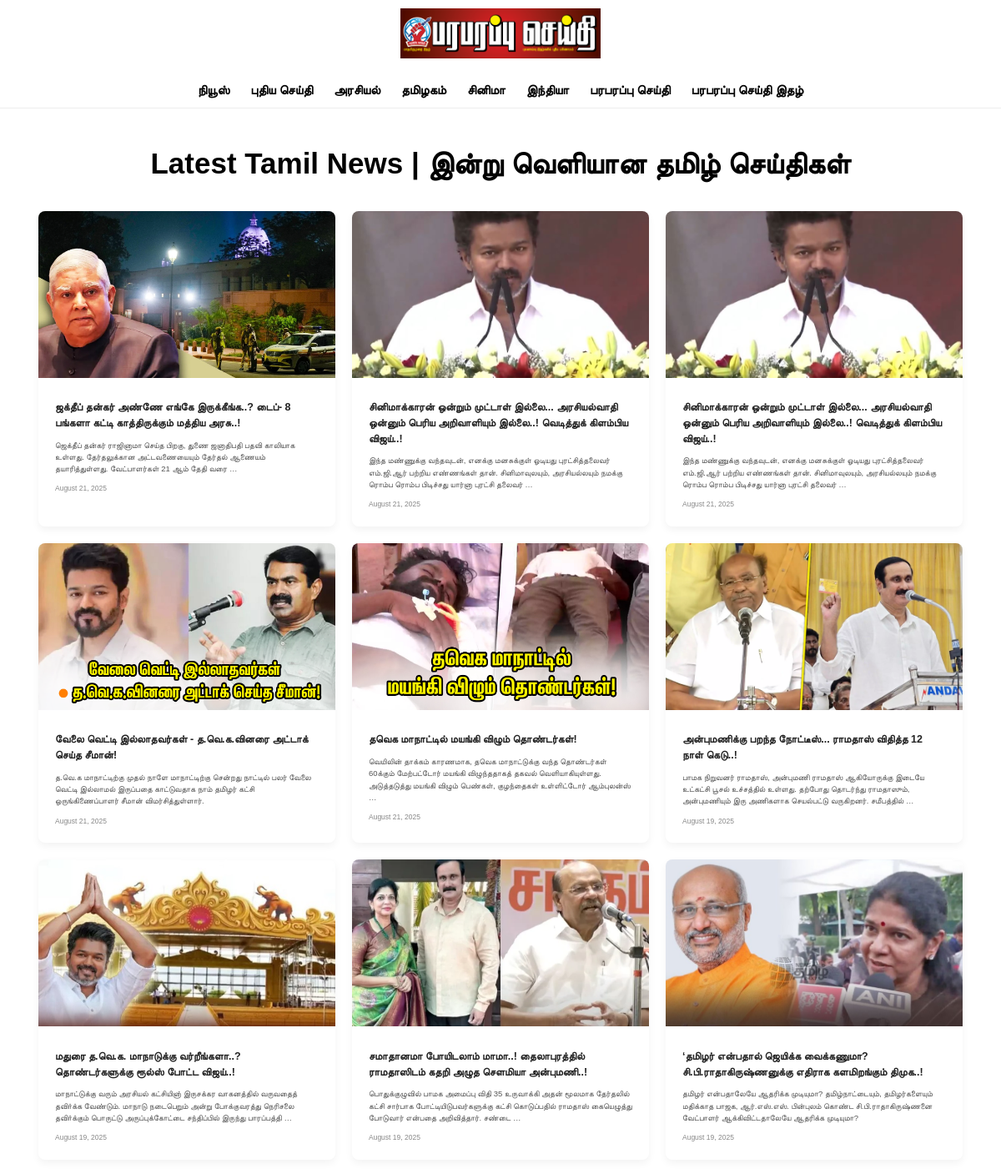
The app's page /tamil-news/ (upper part) with its own data.
### seithi/models.py (models this page shows, shortened)
class Tag(models.Model):
    name = models.CharField(max_length=200)

class News(models.Model):
    title = models.CharField(max_length=200)
    slug = models.CharField(max_length=200, unique=True, blank=True, null=True)
    description = models.TextField()
    content = RichTextUploadingField()
    thumbnail = models.ImageField(null=True, blank=True)
    tags = models.ManyToManyField(Tag, blank=True)
    published_date = models.DateTimeField(auto_now_add=True)
    repoter = models.ManyToManyField(Repoter,blank=True)

### seithi/views.py (the view)
# urls.py: path('tamil-news/', views.new_news, name='new-news'),
def new_news(request):
    news = News.objects.all().order_by('-published_date')
    tags = Tag.objects.all()
    context = {
        'news': news,
        'tags': tags,
    }
    return render(request, 'seithi/new_news.html', context)

### seithi/templates/seithi/new_news.html (shortened to what this page needs)
{% load static %}
<!DOCTYPE html>
<html lang="ta">
<head>
  <link rel="stylesheet" href="{% static 'styles/style.css' %}">
</head>
<body>
  <header class="responsive-header">
    <div class="mobile-header">
      <a href="{% url 'home' %}">
        <img src="{% static 'images/new_logo.png' %}" class="main-logo" alt="Paraparapu Chethi Logo">
      </a>
    </div>
    <nav class="nav-links" id="navMenu">
      <ul>
        <li><a href="{% url 'home'%}">நியூஸ்</a></li>
        <li><a href="{% url 'new-news' %}">புதிய செய்தி</a></li>
        {% for tag in tags %}
          <li><a href="{% url 'news-by-tag' tag.name %}">{{ tag.name }}</a></li>
        {% endfor %}
        <li><a href="{% url 'magazine_page' %}">பரபரப்பு செய்தி இதழ்</a></li>
      </ul>
    </nav>
  </header>
  <main class="container" style="padding: 40px 20px;">
    <h1 style="font-size: 3.5rem; margin-bottom: 30px; font-weight: bold; text-align: center;">
      Latest Tamil News | இன்று வெளியான தமிழ் செய்திகள்
    </h1>
    <section class="news-gridt">
      {% for item in news %}
      <article class="news-card" style="background: #fff; border-radius: 8px; overflow: hidden; box-shadow: 0 4px 10px rgba(0,0,0,0.05);">
        {% if item.thumbnail %}
        <img loading="lazy" src="{{ item.thumbnail.url }}" alt="{{ item.title }}" style="width: 100%; height: 200px; object-fit: cover;">
        {% else %}
        <img loading="lazy" src="{% static 'images/d.jpg' %}" alt="{{item.title}}" style="width: 100%; height: 200px; object-fit: cover;">
        {% endif %}
        <div style="padding: 20px;">
          <h2 style="font-size: 1.25rem; margin-bottom: 10px;">
            <a href="{% url 'single-news' item.slug %}" style="color: #222; text-decoration: none;">
              {{ item.title|truncatewords:12 }}
            </a>
          </h2>
          <p style="font-size: 0.95rem; color: #555;">{{ item.description|truncatewords:20 }}</p>
          <p style="font-size: 0.85rem; margin-top: 10px; color: #888;">{{ item.published_date|date:"F j, Y" }}</p>
        </div>
      </article>
      {% endfor %}
    </section>
  </main>
</body>
</html>

### static/styles/style.css (style rules this page uses)
:root { --color-primary-1: hsl(35, 77%, 62%); --color-primary-2: hsl(5, 85%, 63%); --color-neutral-1: hsl(36, 100%, 99%); --color-neutral-2: hsl(233, 8%, 79%); --color-neutral-3: hsl(236, 13%, 42%); --color-neutral-4: hsl(240, 100%, 5%); }
html { box-sizing: border-box; font-size: 62.5%; }
*, *::after, *::before { box-sizing: inherit; padding: 0; margin: 0; }
a, a:active, a:visited { text-decoration: none; }
ul { list-style: none; }
body { line-height: 1.5; font-size: 1.5rem; font-family: 'Inter', sans-serif; padding-top: 9rem; padding-bottom: 12rem; }
body { font-family: "Latha", "Arial", sans-serif; margin: 0; padding: 0; background-color: #fff; }
.news-gridt { display: grid; grid-template-columns: repeat(3, 1fr); gap: 20px; padding: 0 16px; }
.responsive-header { background-color: #fff; border-bottom: 1px solid #eee; }
.mobile-header { display: flex; align-items: center; justify-content: center; padding: 10px; position: relative; }
.main-logo { height: 60px; }
.nav-links { display: flex; justify-content: center; padding: 10px 0; background-color: #fff; }
.nav-links ul { display: flex; flex-wrap: wrap; gap: 25px; list-style: none; padding: 0; margin: 0; }
.nav-links li a { text-decoration: none; font-weight: 600; font-size: 15px; color: #000; }
.container { width: min(100% - 2rem, 120rem); margin-inline: auto; }

### records on screen
Tag: name "அரசியல்"
Tag: name "தமிழகம்"
Tag: name "சினிமா"
Tag: name "இந்தியா"
Tag: name "பரபரப்பு செய்தி"
News: thumbnail (picture), title "ஜக்தீப் தன்கர் அண்ணே எங்கே இருக்கீங்க..? டைப்- 8 பங்களா கட்டி காத்திருக்கும் மத்திய அரசு..!", description "ஜெக்தீப் தன்கர் ராஜினாமா செய்த பிறகு, துணை ஜனாதிபதி பதவி காலியாக உள்ளது. தேர்தலுக்கான அட்டவணையையும் தேர்தல் ஆணையம் தயாரித்துள்ளது. வேட்பாளர்கள் 21 ஆம் தேதி வரை …", published_date "August 21, 2025"
News: thumbnail (picture), title "சினிமாக்காரன் ஒன்றும் முட்டாள் இல்லை... அரசியல்வாதி ஒன்னும் பெரிய அறிவாளியும் இல்லை..! வெடித்துக் கிளம்பிய விஜய்..!", description "இந்த மண்ணுக்கு வந்தவுடன், எனக்கு மனசுக்குள் ஓடியது புரட்சித்தலைவர் எம்.ஜி.ஆர் பற்றிய எண்ணங்கள் தான். சினிமாவுலயும், அரசியல்லயும் நமக்கு ரொம்ப ரொம்ப பிடிச்சது யார்னா புரட்சி தலைவர் …", published_date "August 21, 2025"
News: thumbnail (picture), title "சினிமாக்காரன் ஒன்றும் முட்டாள் இல்லை... அரசியல்வாதி ஒன்னும் பெரிய அறிவாளியும் இல்லை..! வெடித்துக் கிளம்பிய விஜய்..!", description "இந்த மண்ணுக்கு வந்தவுடன், எனக்கு மனசுக்குள் ஓடியது புரட்சித்தலைவர் எம்.ஜி.ஆர் பற்றிய எண்ணங்கள் தான். சினிமாவுலயும், அரசியல்லயும் நமக்கு ரொம்ப ரொம்ப பிடிச்சது யார்னா புரட்சி தலைவர் …", published_date "August 21, 2025"
News: thumbnail (picture), title "வேலை வெட்டி இல்லாதவர்கள் - த.வெ.க.வினரை அட்டாக் செய்த சீமான்!", description "த.வெ.க மாநாட்டிற்கு முதல் நாளே மாநாட்டிற்கு சென்றது நாட்டில் பலர் வேலை வெட்டி இல்லாமல் இருப்பதை காட்டுவதாக நாம் தமிழர் கட்சி ஒருங்கிணைப்பாளர் சீமான் விமர்சித்துள்ளார்.", published_date "August 21, 2025"
News: thumbnail (picture), title "தவெக மாநாட்டில் மயங்கி விழும் தொண்டர்கள்!", description "வெயிலின் தாக்கம் காரணமாக, தவெக மாநாட்டுக்கு வந்த தொண்டர்கள் 60க்கும் மேற்பட்டோர் மயங்கி விழுந்ததாகத் தகவல் வெளியாகியுள்ளது. அடுத்தடுத்து மயங்கி விழும் பெண்கள், குழந்தைகள் உள்ளிட்டோர் ஆம்புலன்ஸ் …", published_date "August 21, 2025"
News: thumbnail (picture), title "அன்புமணிக்கு பறந்த நோட்டீஸ்... ராமதாஸ் விதித்த 12 நாள் கெடு..!", description "பாமக நிறுவனர் ராமதாஸ், அன்புமணி ராமதாஸ் ஆகியோருக்கு இடையே உட்கட்சி பூசல் உச்சத்தில் உள்ளது. தற்போது தொடர்ந்து ராமதாஸும், அன்புமணியும் இரு அணிகளாக செயல்பட்டு வருகிறனர். சமீபத்தில் …", published_date "August 19, 2025"
News: thumbnail (picture), title "மதுரை த.வெ.க. மாநாடுக்கு வர்றீங்களா..? தொண்டர்களுக்கு ரூல்ஸ் போட்ட விஜய்..!", description "மாநாட்டுக்கு வரும் அரசியல் கட்சியினா் இருசக்கர வாகனத்தில் வருவதைத் தவிா்க்க வேண்டும். மாநாடு நடைபெறும் அன்று போக்குவரத்து நெரிசலை தவிா்க்கும் பொருட்டு அருப்புக்கோட்டை சந்திப்பில் இருந்து பாரப்பத்தி …", published_date "August 19, 2025"
News: thumbnail (picture), title "சமாதானமா போயிடலாம் மாமா..! தைலாபுரத்தில் ராமதாஸிடம் கதறி அழுத செளமியா அன்புமணி..!", description "பொதுக்குழுவில் பாமக அமைப்பு விதி 35 உருவாக்கி அதன் மூலமாக தேர்தலில் கட்சி சார்பாக போட்டியிடுபவர்களுக்கு கட்சி கொடுப்பதில் ராமதாஸ் கையெழுத்து போடுவார் என்பதை அறிவித்தார். சண்டை …", published_date "August 19, 2025"
News: thumbnail (picture), title "‘தமிழர் என்பதால் ஜெயிக்க வைக்கணுமா? சி.பி.ராதாகிருஷ்ணனுக்கு எதிராக களமிறங்கும் திமுக..!", description "தமிழர் என்பதாலேயே ஆதரிக்க முடியுமா? தமிழ்நாட்டையும், தமிழர்களையும் மதிக்காத பாஜக, ஆர்.எஸ்.எஸ். பின்புலம் கொண்ட சி.பி.ராதாகிருஷ்ணனை வேட்பாளர் ஆக்கிவிட்டதாலேயே ஆதரிக்க முடியுமா?", published_date "August 19, 2025"
